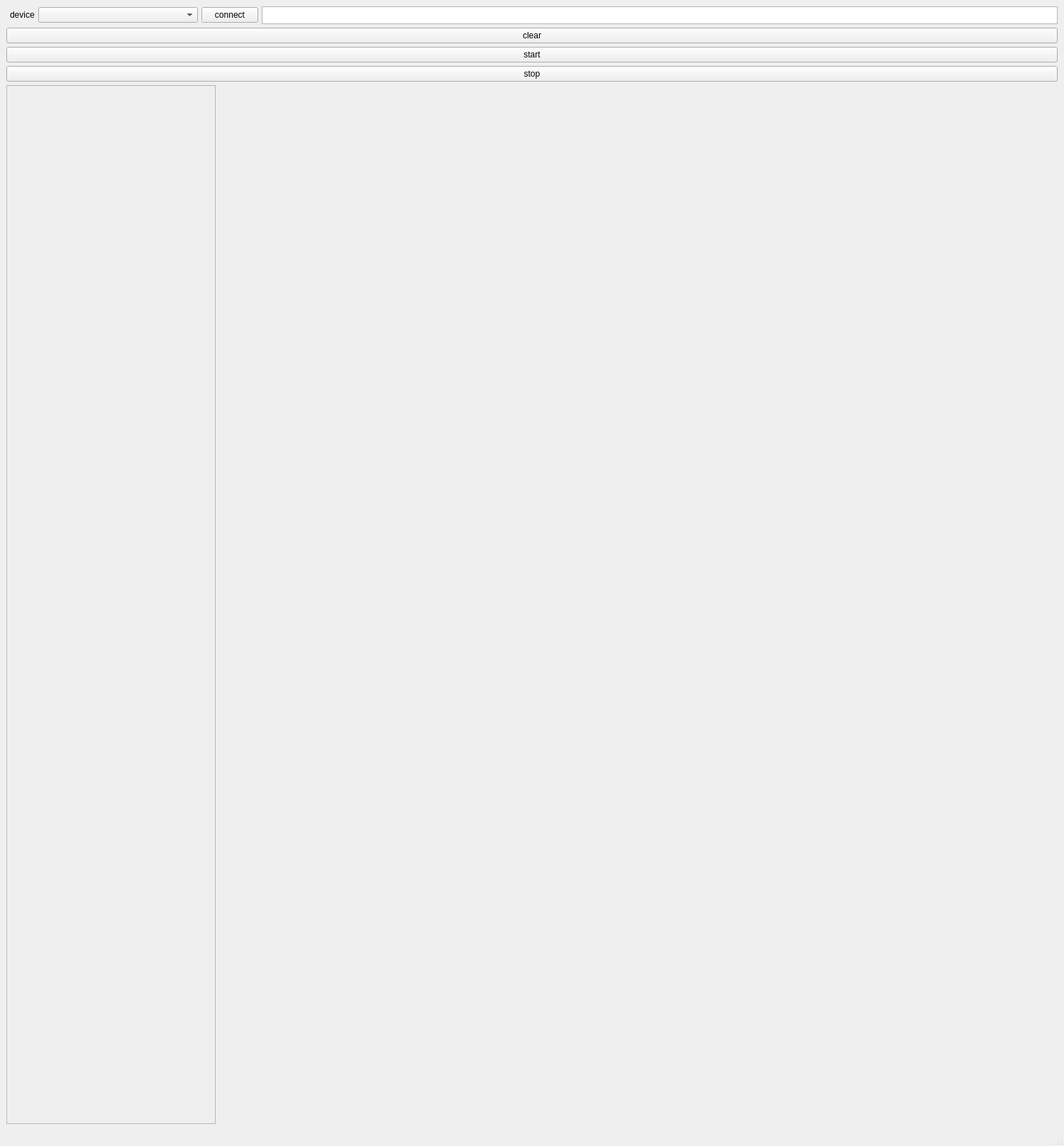
<?xml version="1.0" encoding="UTF-8"?>
<ui version="4.0">
 <class>MainWindow</class>
 <widget class="QMainWindow" name="MainWindow">
  <property name="geometry">
   <rect>
    <x>0</x>
    <y>0</y>
    <width>1500</width>
    <height>1615</height>
   </rect>
  </property>
  <property name="windowTitle">
   <string>MainWindow</string>
  </property>
  <widget class="QWidget" name="centralwidget">
   <property name="layoutDirection">
    <enum>Qt::LeftToRight</enum>
   </property>
   <layout class="QHBoxLayout" name="horizontalLayout_2">
    <item>
     <layout class="QVBoxLayout" name="verticalLayout" stretch="1,0,20">
      <property name="spacing">
       <number>5</number>
      </property>
      <item>
       <layout class="QHBoxLayout" name="horizontalLayout_3" stretch="1,20,0,100">
        <property name="leftMargin">
         <number>5</number>
        </property>
        <item>
         <widget class="QLabel" name="label_2">
          <property name="sizePolicy">
           <sizepolicy hsizetype="Fixed" vsizetype="Fixed">
            <horstretch>0</horstretch>
            <verstretch>0</verstretch>
           </sizepolicy>
          </property>
          <property name="text">
           <string>device</string>
          </property>
         </widget>
        </item>
        <item>
         <widget class="QComboBox" name="comboBox"/>
        </item>
        <item>
         <widget class="QPushButton" name="bt0">
          <property name="text">
           <string>connect</string>
          </property>
         </widget>
        </item>
        <item>
         <widget class="QTextEdit" name="stremPath_label">
          <property name="enabled">
           <bool>true</bool>
          </property>
          <property name="sizePolicy">
           <sizepolicy hsizetype="Expanding" vsizetype="Ignored">
            <horstretch>0</horstretch>
            <verstretch>1</verstretch>
           </sizepolicy>
          </property>
          <property name="maximumSize">
           <size>
            <width>16777215</width>
            <height>25</height>
           </size>
          </property>
          <property name="cursor" stdset="0">
           <cursorShape>IBeamCursor</cursorShape>
          </property>
         </widget>
        </item>
       </layout>
      </item>
      <item>
       <layout class="QGridLayout" name="gridLayout">
        <item row="2" column="0">
         <widget class="QPushButton" name="bt2">
          <property name="text">
           <string>stop</string>
          </property>
         </widget>
        </item>
        <item row="0" column="0">
         <widget class="QPushButton" name="bt4">
          <property name="text">
           <string>clear</string>
          </property>
          <property name="flat">
           <bool>false</bool>
          </property>
         </widget>
        </item>
        <item row="1" column="0">
         <widget class="QPushButton" name="bt1">
          <property name="text">
           <string>start</string>
          </property>
         </widget>
        </item>
       </layout>
      </item>
      <item>
       <layout class="QHBoxLayout" name="horizontalLayout" stretch="1,4">
        <property name="spacing">
         <number>8</number>
        </property>
        <item>
         <widget class="QScrollArea" name="scrollArea">
          <property name="sizePolicy">
           <sizepolicy hsizetype="Expanding" vsizetype="Expanding">
            <horstretch>0</horstretch>
            <verstretch>0</verstretch>
           </sizepolicy>
          </property>
          <property name="autoFillBackground">
           <bool>false</bool>
          </property>
          <property name="widgetResizable">
           <bool>true</bool>
          </property>
          <widget class="QWidget" name="scrollAreaWidgetContents">
           <property name="geometry">
            <rect>
             <x>0</x>
             <y>0</y>
             <width>292</width>
             <height>1382</height>
            </rect>
           </property>
           <layout class="QHBoxLayout" name="horizontalLayout_4">
            <item>
             <widget class="QLabel" name="debugInfo">
              <property name="sizePolicy">
               <sizepolicy hsizetype="Expanding" vsizetype="Expanding">
                <horstretch>0</horstretch>
                <verstretch>0</verstretch>
               </sizepolicy>
              </property>
              <property name="maximumSize">
               <size>
                <width>274</width>
                <height>16777215</height>
               </size>
              </property>
              <property name="text">
               <string/>
              </property>
              <property name="wordWrap">
               <bool>true</bool>
              </property>
             </widget>
            </item>
           </layout>
          </widget>
         </widget>
        </item>
        <item>
         <layout class="QVBoxLayout" name="verticalLayout_3">
          <item>
           <widget class="QLabel" name="label">
            <property name="text">
             <string/>
            </property>
           </widget>
          </item>
          <item>
           <widget class="PoinCloudWidget" name="pcvis" native="true"/>
          </item>
         </layout>
        </item>
       </layout>
      </item>
     </layout>
    </item>
   </layout>
  </widget>
  <widget class="QStatusBar" name="statusbar"/>
 </widget>
 <customwidgets>
  <customwidget>
   <class>PoinCloudWidget</class>
   <extends>QWidget</extends>
   <header>pointcloud.h</header>
   <container>1</container>
  </customwidget>
 </customwidgets>
 <resources/>
 <connections/>
</ui>
